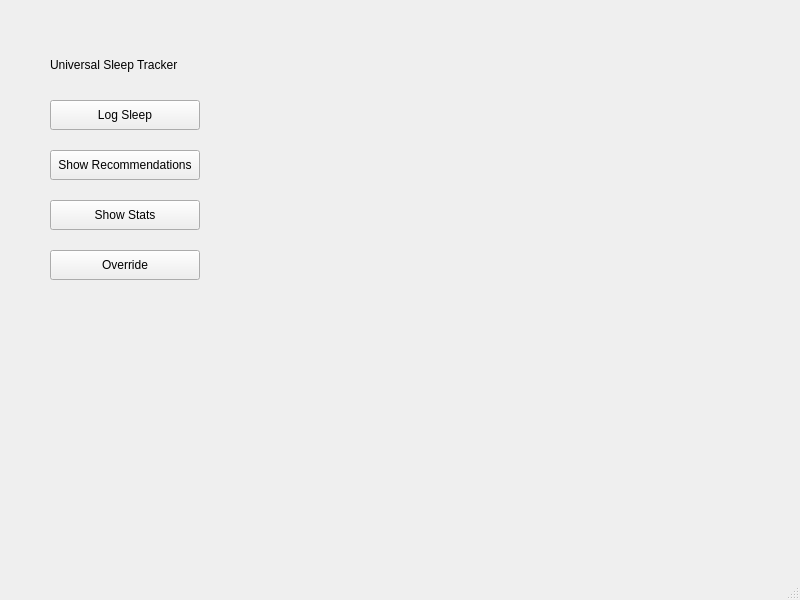
<?xml version="1.0" encoding="UTF-8"?>
<ui version="4.0">
 <class>MainWindow</class>
 <widget class="QMainWindow" name="MainWindow">
  <property name="geometry">
   <rect>
    <x>0</x>
    <y>0</y>
    <width>800</width>
    <height>600</height>
   </rect>
  </property>
  <property name="minimumSize">
   <size>
    <width>800</width>
    <height>600</height>
   </size>
  </property>
  <property name="maximumSize">
   <size>
    <width>800</width>
    <height>600</height>
   </size>
  </property>
  <property name="windowTitle">
   <string>MainWindow</string>
  </property>
  <property name="autoFillBackground">
   <bool>false</bool>
  </property>
  <widget class="QWidget" name="centralwidget">
   <widget class="QLabel" name="title">
    <property name="geometry">
     <rect>
      <x>50</x>
      <y>50</y>
      <width>300</width>
      <height>30</height>
     </rect>
    </property>
    <property name="text">
     <string>Universal Sleep Tracker</string>
    </property>
   </widget>
   <widget class="QPushButton" name="logButton">
    <property name="geometry">
     <rect>
      <x>50</x>
      <y>100</y>
      <width>150</width>
      <height>30</height>
     </rect>
    </property>
    <property name="text">
     <string>Log Sleep</string>
    </property>
   </widget>
   <widget class="QPushButton" name="recButton">
    <property name="geometry">
     <rect>
      <x>50</x>
      <y>150</y>
      <width>150</width>
      <height>30</height>
     </rect>
    </property>
    <property name="text">
     <string>Show Recommendations</string>
    </property>
   </widget>
   <widget class="QPushButton" name="statsButton">
    <property name="geometry">
     <rect>
      <x>50</x>
      <y>200</y>
      <width>150</width>
      <height>30</height>
     </rect>
    </property>
    <property name="text">
     <string>Show Stats</string>
    </property>
   </widget>
   <widget class="QPushButton" name="overrideButton">
    <property name="geometry">
     <rect>
      <x>50</x>
      <y>250</y>
      <width>150</width>
      <height>30</height>
     </rect>
    </property>
    <property name="text">
     <string>Override</string>
    </property>
   </widget>
  </widget>
  <widget class="QMenuBar" name="menubar">
   <property name="geometry">
    <rect>
     <x>0</x>
     <y>0</y>
     <width>800</width>
     <height>33</height>
    </rect>
   </property>
  </widget>
  <widget class="QStatusBar" name="statusbar"/>
 </widget>
 <resources/>
 <connections/>
</ui>
